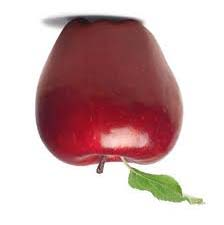
%> input picture 15th july,IMP/fruits/appvf.jpg, 224 x 225 px
$ octave maincode.m   (GNU Octave 9; MATLAB toolbox functions it lacks are replaced by stand-ins)
%> lines starting %> are read from the running program, lines starting %| are printed output that depends on the picture; in (x1, y1, x2, y2) boxes, pixels count from 0 and x2, y2 are one past the last pixel; in counts of white or black regions, pixels touching at a corner belong together; the program's own positions count from 1
### 15th july,IMP/fruits/workingcodesnew/EdgeDetection.m
function result=EdgeDetection(RGB)
% using matlab toolbox, edge, imfill, imclose(morphorogy), rgb2gray,
% rgb2BW,
% R,G,B processing seperate
% Read in the image

RGB=imread('F:\project\fruits\appvf.jpg');
A=RGB;
% Convert the image into gray scale, R, G, and B. Perform the "edge"
% function to get the edge in different format.
% E_W: whole edge information without segregating the image.
% E_R: edge information of the Red.
% E_G: edge information of the Green.
% E_B: edge information of the Blue.
B=rgb2gray(A);
%figure(1)
%imshow(B);
E_W=edge(B,'prewitt');
E_R=edge((A(:,:,1)));
E_G=edge((A(:,:,2)));
E_B=edge((A(:,:,3)));
% E: the combination of the edge information of R, G, and B.
E=E_R+E_G+E_B;
LPF=ones(5,5);
[row col]=size(E);
result=zeros(row, col);
for i=3:row-2
  for j=3:col-2
   result(i,j)=sum(sum(LPF.*E(i-2:i+2,j-2:j+2)));
      if (result(i,j)>0)
         result(i,j)=1;
      end
  end
end
%figure(2)
imshow(result)
end

### 15th july,IMP/fruits/workingcodesnew/Hue.m
function [hLow, hHigh]=Hue(hue, deviation)

% ECE533 Project: Image Segmentation
% Written by: Mon-Ju Wu, Chin-Ya Huang
% This is a function to obtain the range of the hue value and pass the high
% and low end values back to program "ECE533".
% Convert the hue image from RGB into HSI format
% hueHSI: a matrix with the information of Hue, Saturation, and Intensity.
% hueH: a MxN matrix which only carries the information of Hue.

RGB=imread('F:\project\fruits\appvf.jpg');

HSI = rgb2hsv(RGB);
% [4 lines of commented-out code are left out]
hueHSI = rgb2hsv(hue);
hueH = hueHSI(:,:,1);


% Get the size of hueH
% hueRow: the number of rows of hueH.
% hueCol: the number of columns of hueH.
[hueRow, hueCol] = size(hueH);
% Calculate the averaged hue value of the selected area
hTotal = 0;
for i=1:hueRow
for j=1:hueCol
hTotal = hTotal + hueH(i,j);
end
end
hAverage = hTotal/(hueRow*hueCol);
% Create the two boundary of the certain hue value.
% hLow: the low end of the hue range
% hHigh: the high end of the hue range.
%deviation=0.2;
hLow = hAverage - deviation;
hHigh = hAverage + deviation;
end

### 15th july,IMP/fruits/workingcodesnew/Saturation.m
function [sLow, sHigh]=Saturation(RGB, deviation)
% ECE533 Project: Image Segmentation
% Written by: Mon-Ju Wu, Chin-Ya Huang
% This is a function to obtain the range of the saturation value and pass
% the high and low end values back to program "ECE533".
% Convert the saturation image from RGB into HSI format
% hueHSI: a matrix with the information of Hue, Saturation, and Intensity.
% saturationS: a MxN matrix which only carries the information of Saturation.
% Read in the whole image and get its size
% RGB: the image in RGB format
%RGB = imread('F:\project\player2.jpg');
%RGB=imread('image65.jpg');
HSI = rgb2hsv(RGB);
%H = HSI(:,:,1);
S = HSI(:,:,2);
%I = HSI(:,:,3);
%[row, col, layer] = size(RGB);

saturationHSI = rgb2hsv(S);

% Get the size of saturationS
% saturationRow: the number of rows of saturationS.
% saturationCol: the number of columns of saturationS.
[saturationRow, saturationCol] = size(saturationHSI);
% Calculate the averaged saturation value of the selected area
sTotal = 0;
for i=1:saturationRow
for j=1:saturationCol
sTotal = sTotal + S(i,j);
end
end
sAverage = sTotal/(saturationRow*saturationCol);
% Create the two boundary of the certain saturation value.
% sLow: the low end of the saturation range
% sHigh: the high end of the saturation range.
%deviation=0.2;
sLow = sAverage - deviation;
sHigh = sAverage + deviation;
if sHigh>1
sHigh = 1;
end
if sLow<0
sLow = 0;
end

### 15th july,IMP/fruits/workingcodesnew/maincode.m
clc
clear all
close all
%Read in the whole image and get its size
% RGB: the image in RGB format

RGB=imread('F:\project\fruits\appvf.jpg');
%> RGB is the input picture: size 225x224x3 uint8; mean R, G, B 207.8, 179.4, 179.7
%imshow(RGB)
%figure(1)
%imshow(RGB)
HSI = rgb2hsv(RGB);
%> HSI: size 225x224x3 double; mean H, S, V 0.335, 0.233, 0.819
%figure(2)
%imshow(HSI)
H = HSI(:,:,1);
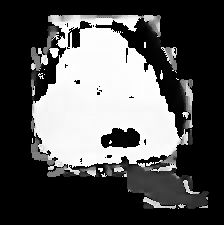
%> H: size 225x224 double; min 0, max 0.999, mean 0.335
S = HSI(:,:,2);
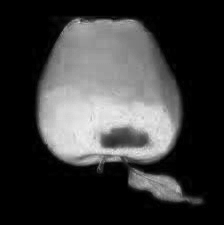
%> S: size 225x224 double; min 0, max 0.953, mean 0.233
I = HSI(:,:,3);
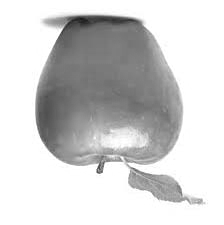
%> I: size 225x224 double; min 0.106, max 1, mean 0.819
[row, col, layer] = size(RGB);
%> row = 225; col = 224; layer = 3

% Call the function "EdgeDetection" to get the edge of the image.
result = EdgeDetection(RGB);
%> in EdgeDetection, `B=rgb2gray(A);`:
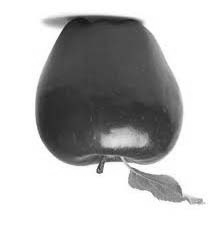
%> B: size 225x224 uint8; min 20, max 255, mean 188
%> in EdgeDetection, `E_W=edge(B,'prewitt');`:
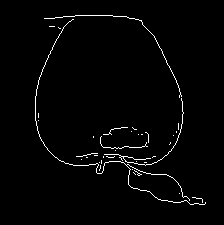
%> E_W: size 225x224 logical; 1.9% white in thin lines or dots, all inside (x1, y1, x2, y2) = (35, 15, 206, 205)
%> in EdgeDetection, `E_R=edge((A(:,:,1)));`:
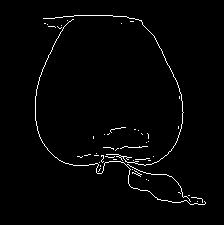
%> E_R: size 225x224 logical; 1.9% white in thin lines or dots, all inside (x1, y1, x2, y2) = (35, 15, 206, 205)
%> after the loop in EdgeDetection, `for i=3:row-2`:
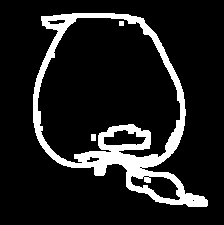
%> result: size 225x224 double; values 0 (black) and 1 (white), 12.2% white; 3 white regions, box (x1, y1, x2, y2) and area: (33, 13, 208, 207) 6111, (91, 134, 96, 141) 35, (119, 21, 124, 26) 25
%figure(3)
%imshow(result)
% fImage: the matrix used to store the information extracted by using
% "Hue" and "Saturation" as threshold. Only the pixel value falling
% withing the range of "Hue" and "Saturation" value will change the
% correpsonding pixel value in "fImage" to 1.
fImage = zeros(row, col);
% Read in the HUE of certain part of the image
%RGB = imread('image65.jpg');
% Call the "Hue" function to obtain the range of the hue value and pass the
% high and low end values back to the program.
% hLow: lower end of the range of the hue.
% hHigh: higher end of the range of the hue.
[hLow, hHigh] = Hue(RGB, 0.05);
%> after the loop in Hue, `for i=1:hueRow`: hTotal = 16870.9
%> in Hue, `hAverage = hTotal/(hueRow*hueCol);`: hAverage = 0.335
%> in Hue, `hLow = hAverage - deviation;`: hLow = 0.285
%> in Hue, `hHigh = hAverage + deviation;`: hHigh = 0.385
%> hLow = 0.285; hHigh = 0.385
[sLow, sHigh] = Saturation(RGB, 0.2);
%> the run ends on the next line

$ run again, with project/2.jpg copied over 15th july,IMP/fruits/appvf.jpg
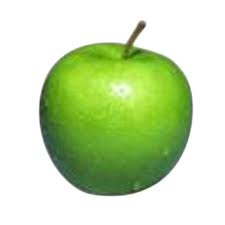
%> input picture project/2.jpg, 225 x 225 px
%> RGB is the input picture: size 225x225x3 uint8; mean R, G, B 200.7, 221.5, 177.4
%> HSI: size 225x225x3 double; mean H, S, V 0.133, 0.255, 0.869
%> in EdgeDetection, `E_W=edge(B,'prewitt');`:
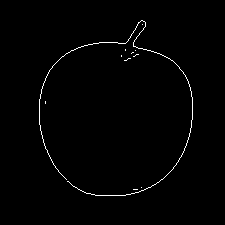
%> E_W: size 225x225 logical; 1% white in thin lines or dots, all inside (x1, y1, x2, y2) = (39, 20, 193, 196)
%> after the loop in EdgeDetection, `for i=3:row-2`:
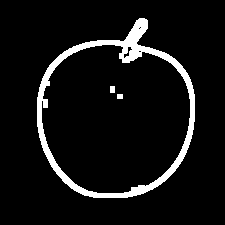
%> result: size 225x225 double; values 0 (black) and 1 (white), 7.2% white; 3 white regions, box (x1, y1, x2, y2) and area: (37, 18, 195, 198) 3569, (110, 86, 115, 93) 35, (117, 94, 123, 99) 30
%> after the loop in Hue, `for i=1:hueRow`: hTotal = 6744.4
%> hAverage = 0.133
%> in Hue, `hLow = hAverage - deviation;`: hLow = 0.0832
%> in Hue, `hHigh = hAverage + deviation;`: hHigh = 0.183
%> `[hLow, hHigh] = Hue(RGB, 0.05);`: hLow = 0.0832; hHigh = 0.183

$ run again, with 15th july,IMP/fruits/10.jpg copied over 15th july,IMP/fruits/appvf.jpg
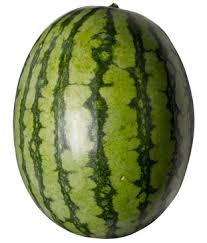
%> input picture 15th july,IMP/fruits/10.jpg, 207 x 243 px
%> RGB is the input picture: size 243x207x3 uint8; mean R, G, B 148.3, 156.5, 118.2
%> HSI: size 243x207x3 double; mean H, S, V 0.163, 0.379, 0.614
%> in EdgeDetection, `E_W=edge(B,'prewitt');`:
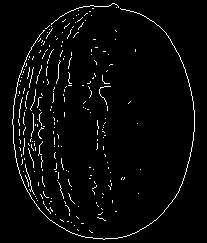
%> E_W: size 243x207 logical; 3.4% white in thin lines or dots, all inside (x1, y1, x2, y2) = (12, 3, 195, 240)
%> after the loop in EdgeDetection, `for i=3:row-2`:
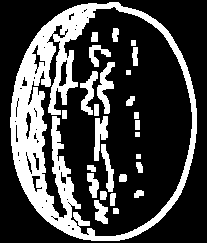
%> result: size 243x207 double; values 0 (black) and 1 (white), 27% white; 27 white regions, largest, box (x1, y1, x2, y2) and area: (10, 2, 197, 241) 10570, (97, 62, 115, 114) 417, (94, 116, 108, 161) 372
%> after the loop in Hue, `for i=1:hueRow`: hTotal = 8192.7
%> hAverage = 0.163
%> in Hue, `hLow = hAverage - deviation;`: hLow = 0.113
%> in Hue, `hHigh = hAverage + deviation;`: hHigh = 0.213
%> `[hLow, hHigh] = Hue(RGB, 0.05);`: hLow = 0.113; hHigh = 0.213

$ run again, with 15th july,IMP/fruits/3.jpg copied over 15th july,IMP/fruits/appvf.jpg
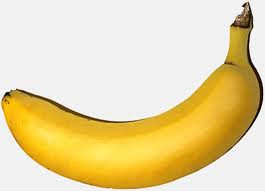
%> input picture 15th july,IMP/fruits/3.jpg, 265 x 191 px
%> RGB is the input picture: size 191x265x3 uint8; mean R, G, B 232.1, 214.3, 164.4
%> HSI: size 191x265x3 double; mean H, S, V 0.0912, 0.312, 0.911
%> E_W: size 191x265 logical; 2% white in thin lines or dots
%> E_R: size 191x265 logical; 2.1% white in thin lines or dots
%> E_G: size 191x265 logical; 2% white in thin lines or dots
%> E_B: size 191x265 logical; 1.7% white in thin lines or dots
%> after the loop in EdgeDetection, `for i=3:row-2`:
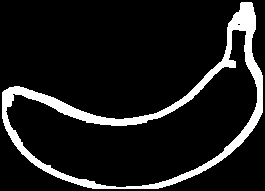
%> result: size 191x265 double; values 0 (black) and 1 (white), 10.9% white; 1 white region, box (x1, y1, x2, y2) and area: (2, 2, 263, 189) 5522
%> after the loop in Hue, `for i=1:hueRow`: hTotal = 4618.3
%> hAverage = 0.0912
%> in Hue, `hLow = hAverage - deviation;`: hLow = 0.0412
%> in Hue, `hHigh = hAverage + deviation;`: hHigh = 0.141
%> `[hLow, hHigh] = Hue(RGB, 0.05);`: hLow = 0.0412; hHigh = 0.141
